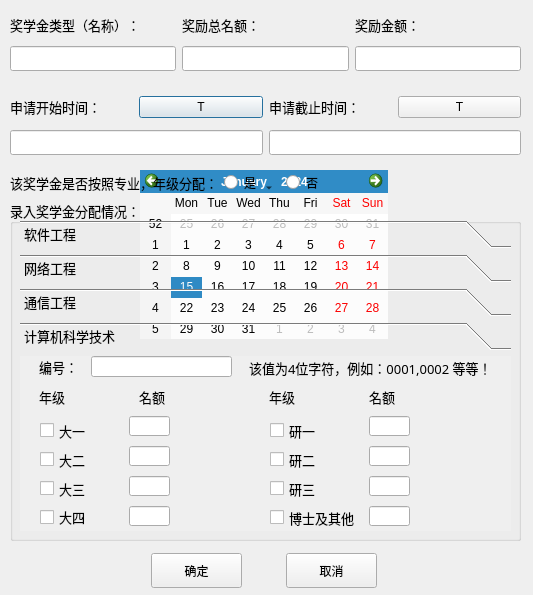
<?xml version="1.0" encoding="UTF-8"?>
<ui version="4.0">
 <class>FellowShip</class>
 <widget class="QDialog" name="FellowShip">
  <property name="geometry">
   <rect>
    <x>0</x>
    <y>0</y>
    <width>533</width>
    <height>595</height>
   </rect>
  </property>
  <property name="windowTitle">
   <string>Dialog</string>
  </property>
  <widget class="QCalendarWidget" name="calendarWidget">
   <property name="geometry">
    <rect>
     <x>140</x>
     <y>170</y>
     <width>248</width>
     <height>169</height>
    </rect>
   </property>
  </widget>
  <widget class="QWidget" name="layoutWidget">
   <property name="geometry">
    <rect>
     <x>10</x>
     <y>10</y>
     <width>511</width>
     <height>61</height>
    </rect>
   </property>
   <layout class="QGridLayout" name="gridLayout">
    <item row="0" column="0">
     <widget class="QLabel" name="label">
      <property name="font">
       <font>
        <family>微软雅黑</family>
        <pointsize>10</pointsize>
       </font>
      </property>
      <property name="text">
       <string>奖学金类型（名称）：</string>
      </property>
     </widget>
    </item>
    <item row="0" column="1">
     <widget class="QLabel" name="label_2">
      <property name="font">
       <font>
        <family>微软雅黑</family>
        <pointsize>10</pointsize>
       </font>
      </property>
      <property name="text">
       <string>奖励总名额：</string>
      </property>
     </widget>
    </item>
    <item row="0" column="2">
     <widget class="QLabel" name="label_5">
      <property name="font">
       <font>
        <family>微软雅黑</family>
        <pointsize>10</pointsize>
       </font>
      </property>
      <property name="text">
       <string>奖励金额：</string>
      </property>
     </widget>
    </item>
    <item row="1" column="0">
     <widget class="QLineEdit" name="style">
      <property name="minimumSize">
       <size>
        <width>0</width>
        <height>25</height>
       </size>
      </property>
     </widget>
    </item>
    <item row="1" column="1">
     <widget class="QLineEdit" name="count">
      <property name="minimumSize">
       <size>
        <width>0</width>
        <height>25</height>
       </size>
      </property>
     </widget>
    </item>
    <item row="1" column="2">
     <widget class="QLineEdit" name="money">
      <property name="minimumSize">
       <size>
        <width>0</width>
        <height>25</height>
       </size>
      </property>
     </widget>
    </item>
   </layout>
  </widget>
  <widget class="QWidget" name="layoutWidget">
   <property name="geometry">
    <rect>
     <x>10</x>
     <y>90</y>
     <width>511</width>
     <height>71</height>
    </rect>
   </property>
   <layout class="QGridLayout" name="gridLayout_2">
    <item row="0" column="0">
     <widget class="QLabel" name="label_3">
      <property name="font">
       <font>
        <family>微软雅黑</family>
        <pointsize>10</pointsize>
       </font>
      </property>
      <property name="text">
       <string>申请开始时间：</string>
      </property>
     </widget>
    </item>
    <item row="0" column="1">
     <widget class="QPushButton" name="T1">
      <property name="text">
       <string>T</string>
      </property>
     </widget>
    </item>
    <item row="0" column="2">
     <widget class="QLabel" name="label_4">
      <property name="font">
       <font>
        <family>微软雅黑</family>
        <pointsize>10</pointsize>
       </font>
      </property>
      <property name="text">
       <string>申请截止时间：</string>
      </property>
     </widget>
    </item>
    <item row="0" column="3">
     <widget class="QPushButton" name="T2">
      <property name="text">
       <string>T</string>
      </property>
     </widget>
    </item>
    <item row="1" column="0" colspan="2">
     <widget class="QLineEdit" name="Lt1">
      <property name="minimumSize">
       <size>
        <width>0</width>
        <height>25</height>
       </size>
      </property>
      <property name="readOnly">
       <bool>true</bool>
      </property>
     </widget>
    </item>
    <item row="1" column="2" colspan="2">
     <widget class="QLineEdit" name="Lt2">
      <property name="minimumSize">
       <size>
        <width>0</width>
        <height>25</height>
       </size>
      </property>
      <property name="readOnly">
       <bool>true</bool>
      </property>
     </widget>
    </item>
   </layout>
  </widget>
  <widget class="QGroupBox" name="groupBox">
   <property name="geometry">
    <rect>
     <x>10</x>
     <y>200</y>
     <width>511</width>
     <height>341</height>
    </rect>
   </property>
   <property name="font">
    <font>
     <family>微软雅黑</family>
     <pointsize>10</pointsize>
    </font>
   </property>
   <property name="title">
    <string>录入奖学金分配情况：</string>
   </property>
   <widget class="QToolBox" name="toolBox">
    <property name="geometry">
     <rect>
      <x>10</x>
      <y>20</y>
      <width>491</width>
      <height>311</height>
     </rect>
    </property>
    <property name="currentIndex">
     <number>3</number>
    </property>
    <widget class="QWidget" name="page">
     <property name="geometry">
      <rect>
       <x>0</x>
       <y>0</y>
       <width>491</width>
       <height>179</height>
      </rect>
     </property>
     <attribute name="label">
      <string>软件工程</string>
     </attribute>
     <widget class="QLabel" name="label_6">
      <property name="geometry">
       <rect>
        <x>10</x>
        <y>0</y>
        <width>54</width>
        <height>21</height>
       </rect>
      </property>
      <property name="text">
       <string>编号：</string>
      </property>
     </widget>
     <widget class="QLineEdit" name="lineEdit">
      <property name="geometry">
       <rect>
        <x>62</x>
        <y>0</y>
        <width>141</width>
        <height>21</height>
       </rect>
      </property>
     </widget>
     <widget class="QLabel" name="label_7">
      <property name="geometry">
       <rect>
        <x>220</x>
        <y>1</y>
        <width>271</width>
        <height>21</height>
       </rect>
      </property>
      <property name="text">
       <string>该值为4位数字字符，例如：0001,0002 等等！</string>
      </property>
     </widget>
     <widget class="QLabel" name="label_8">
      <property name="geometry">
       <rect>
        <x>10</x>
        <y>30</y>
        <width>31</width>
        <height>21</height>
       </rect>
      </property>
      <property name="text">
       <string>年级：</string>
      </property>
     </widget>
     <widget class="QLabel" name="label_9">
      <property name="geometry">
       <rect>
        <x>110</x>
        <y>30</y>
        <width>31</width>
        <height>21</height>
       </rect>
      </property>
      <property name="text">
       <string>名额</string>
      </property>
     </widget>
     <widget class="QLineEdit" name="year1">
      <property name="geometry">
       <rect>
        <x>100</x>
        <y>60</y>
        <width>41</width>
        <height>20</height>
       </rect>
      </property>
     </widget>
     <widget class="QLineEdit" name="year2">
      <property name="geometry">
       <rect>
        <x>100</x>
        <y>90</y>
        <width>41</width>
        <height>20</height>
       </rect>
      </property>
     </widget>
     <widget class="QLineEdit" name="year3">
      <property name="geometry">
       <rect>
        <x>100</x>
        <y>120</y>
        <width>41</width>
        <height>20</height>
       </rect>
      </property>
     </widget>
     <widget class="QLineEdit" name="year4">
      <property name="geometry">
       <rect>
        <x>100</x>
        <y>150</y>
        <width>41</width>
        <height>20</height>
       </rect>
      </property>
     </widget>
     <widget class="QLabel" name="label_10">
      <property name="geometry">
       <rect>
        <x>340</x>
        <y>30</y>
        <width>31</width>
        <height>21</height>
       </rect>
      </property>
      <property name="text">
       <string>名额</string>
      </property>
     </widget>
     <widget class="QLabel" name="label_12">
      <property name="geometry">
       <rect>
        <x>240</x>
        <y>30</y>
        <width>31</width>
        <height>21</height>
       </rect>
      </property>
      <property name="text">
       <string>年级：</string>
      </property>
     </widget>
     <widget class="QWidget" name="layoutWidget_2">
      <property name="geometry">
       <rect>
        <x>240</x>
        <y>60</y>
        <width>90</width>
        <height>112</height>
       </rect>
      </property>
      <layout class="QVBoxLayout" name="verticalLayout_2">
       <item>
        <widget class="QCheckBox" name="soft1_2">
         <property name="text">
          <string>研一</string>
         </property>
        </widget>
       </item>
       <item>
        <widget class="QCheckBox" name="soft2_2">
         <property name="text">
          <string>研二</string>
         </property>
        </widget>
       </item>
       <item>
        <widget class="QCheckBox" name="soft3_2">
         <property name="text">
          <string>研三</string>
         </property>
        </widget>
       </item>
       <item>
        <widget class="QCheckBox" name="soft4_2">
         <property name="text">
          <string>博士及其他</string>
         </property>
        </widget>
       </item>
      </layout>
     </widget>
     <widget class="QLineEdit" name="year3_2">
      <property name="geometry">
       <rect>
        <x>340</x>
        <y>120</y>
        <width>41</width>
        <height>20</height>
       </rect>
      </property>
     </widget>
     <widget class="QLineEdit" name="year1_2">
      <property name="geometry">
       <rect>
        <x>340</x>
        <y>60</y>
        <width>41</width>
        <height>20</height>
       </rect>
      </property>
     </widget>
     <widget class="QLineEdit" name="year2_2">
      <property name="geometry">
       <rect>
        <x>340</x>
        <y>90</y>
        <width>41</width>
        <height>20</height>
       </rect>
      </property>
     </widget>
     <widget class="QLineEdit" name="year4_2">
      <property name="geometry">
       <rect>
        <x>340</x>
        <y>150</y>
        <width>41</width>
        <height>20</height>
       </rect>
      </property>
     </widget>
     <widget class="QWidget" name="">
      <property name="geometry">
       <rect>
        <x>10</x>
        <y>60</y>
        <width>71</width>
        <height>111</height>
       </rect>
      </property>
      <layout class="QVBoxLayout" name="verticalLayout">
       <item>
        <widget class="QCheckBox" name="soft1">
         <property name="text">
          <string>大一</string>
         </property>
        </widget>
       </item>
       <item>
        <widget class="QCheckBox" name="soft2">
         <property name="text">
          <string>大二</string>
         </property>
        </widget>
       </item>
       <item>
        <widget class="QCheckBox" name="soft3">
         <property name="text">
          <string>大三</string>
         </property>
        </widget>
       </item>
       <item>
        <widget class="QCheckBox" name="soft4">
         <property name="text">
          <string>大四</string>
         </property>
        </widget>
       </item>
      </layout>
     </widget>
    </widget>
    <widget class="QWidget" name="page_4">
     <attribute name="label">
      <string>网络工程</string>
     </attribute>
     <widget class="QLabel" name="label_13">
      <property name="geometry">
       <rect>
        <x>219</x>
        <y>1</y>
        <width>271</width>
        <height>21</height>
       </rect>
      </property>
      <property name="text">
       <string>该值为4位字符，例如：0001,0002 等等！</string>
      </property>
     </widget>
     <widget class="QLineEdit" name="year1_3">
      <property name="geometry">
       <rect>
        <x>339</x>
        <y>60</y>
        <width>41</width>
        <height>20</height>
       </rect>
      </property>
     </widget>
     <widget class="QCheckBox" name="soft4_3">
      <property name="geometry">
       <rect>
        <x>10</x>
        <y>147</y>
        <width>69</width>
        <height>22</height>
       </rect>
      </property>
      <property name="text">
       <string>大四</string>
      </property>
     </widget>
     <widget class="QCheckBox" name="soft1_3">
      <property name="geometry">
       <rect>
        <x>10</x>
        <y>60</y>
        <width>69</width>
        <height>23</height>
       </rect>
      </property>
      <property name="text">
       <string>大一</string>
      </property>
     </widget>
     <widget class="QLabel" name="label_14">
      <property name="geometry">
       <rect>
        <x>9</x>
        <y>0</y>
        <width>54</width>
        <height>21</height>
       </rect>
      </property>
      <property name="text">
       <string>编号：</string>
      </property>
     </widget>
     <widget class="QCheckBox" name="soft3_3">
      <property name="geometry">
       <rect>
        <x>10</x>
        <y>118</y>
        <width>69</width>
        <height>23</height>
       </rect>
      </property>
      <property name="text">
       <string>大三</string>
      </property>
     </widget>
     <widget class="QCheckBox" name="soft2_3">
      <property name="geometry">
       <rect>
        <x>240</x>
        <y>89</y>
        <width>72</width>
        <height>23</height>
       </rect>
      </property>
      <property name="text">
       <string>研二</string>
      </property>
     </widget>
     <widget class="QCheckBox" name="soft4_4">
      <property name="geometry">
       <rect>
        <x>240</x>
        <y>150</y>
        <width>91</width>
        <height>23</height>
       </rect>
      </property>
      <property name="text">
       <string>博士及其他</string>
      </property>
     </widget>
     <widget class="QLabel" name="label_15">
      <property name="geometry">
       <rect>
        <x>339</x>
        <y>30</y>
        <width>31</width>
        <height>21</height>
       </rect>
      </property>
      <property name="text">
       <string>名额</string>
      </property>
     </widget>
     <widget class="QCheckBox" name="soft3_4">
      <property name="geometry">
       <rect>
        <x>240</x>
        <y>120</y>
        <width>72</width>
        <height>23</height>
       </rect>
      </property>
      <property name="text">
       <string>研三</string>
      </property>
     </widget>
     <widget class="QLabel" name="label_16">
      <property name="geometry">
       <rect>
        <x>109</x>
        <y>30</y>
        <width>31</width>
        <height>21</height>
       </rect>
      </property>
      <property name="text">
       <string>名额</string>
      </property>
     </widget>
     <widget class="QLabel" name="label_17">
      <property name="geometry">
       <rect>
        <x>9</x>
        <y>30</y>
        <width>31</width>
        <height>21</height>
       </rect>
      </property>
      <property name="text">
       <string>年级：</string>
      </property>
     </widget>
     <widget class="QLineEdit" name="year3_3">
      <property name="geometry">
       <rect>
        <x>99</x>
        <y>120</y>
        <width>41</width>
        <height>20</height>
       </rect>
      </property>
     </widget>
     <widget class="QLineEdit" name="year2_3">
      <property name="geometry">
       <rect>
        <x>99</x>
        <y>90</y>
        <width>41</width>
        <height>20</height>
       </rect>
      </property>
     </widget>
     <widget class="QCheckBox" name="soft1_4">
      <property name="geometry">
       <rect>
        <x>240</x>
        <y>60</y>
        <width>72</width>
        <height>23</height>
       </rect>
      </property>
      <property name="text">
       <string>研一</string>
      </property>
     </widget>
     <widget class="QLineEdit" name="lineEdit_2">
      <property name="geometry">
       <rect>
        <x>61</x>
        <y>0</y>
        <width>141</width>
        <height>21</height>
       </rect>
      </property>
     </widget>
     <widget class="QLineEdit" name="year4_3">
      <property name="geometry">
       <rect>
        <x>339</x>
        <y>150</y>
        <width>41</width>
        <height>20</height>
       </rect>
      </property>
     </widget>
     <widget class="QLineEdit" name="year2_4">
      <property name="geometry">
       <rect>
        <x>339</x>
        <y>90</y>
        <width>41</width>
        <height>20</height>
       </rect>
      </property>
     </widget>
     <widget class="QLineEdit" name="year3_4">
      <property name="geometry">
       <rect>
        <x>339</x>
        <y>120</y>
        <width>41</width>
        <height>20</height>
       </rect>
      </property>
     </widget>
     <widget class="QLabel" name="label_18">
      <property name="geometry">
       <rect>
        <x>239</x>
        <y>30</y>
        <width>31</width>
        <height>21</height>
       </rect>
      </property>
      <property name="text">
       <string>年级：</string>
      </property>
     </widget>
     <widget class="QLineEdit" name="year1_4">
      <property name="geometry">
       <rect>
        <x>99</x>
        <y>60</y>
        <width>41</width>
        <height>20</height>
       </rect>
      </property>
     </widget>
     <widget class="QLineEdit" name="year4_4">
      <property name="geometry">
       <rect>
        <x>99</x>
        <y>150</y>
        <width>41</width>
        <height>20</height>
       </rect>
      </property>
     </widget>
     <widget class="QCheckBox" name="soft2_4">
      <property name="geometry">
       <rect>
        <x>10</x>
        <y>90</y>
        <width>69</width>
        <height>23</height>
       </rect>
      </property>
      <property name="text">
       <string>大二</string>
      </property>
     </widget>
    </widget>
    <widget class="QWidget" name="page_3">
     <attribute name="label">
      <string>通信工程</string>
     </attribute>
     <widget class="QLabel" name="label_19">
      <property name="geometry">
       <rect>
        <x>229</x>
        <y>1</y>
        <width>271</width>
        <height>21</height>
       </rect>
      </property>
      <property name="text">
       <string>该值为4位字符，例如：0001,0002 等等！</string>
      </property>
     </widget>
     <widget class="QLineEdit" name="year1_5">
      <property name="geometry">
       <rect>
        <x>349</x>
        <y>60</y>
        <width>41</width>
        <height>20</height>
       </rect>
      </property>
     </widget>
     <widget class="QCheckBox" name="soft4_5">
      <property name="geometry">
       <rect>
        <x>20</x>
        <y>147</y>
        <width>69</width>
        <height>22</height>
       </rect>
      </property>
      <property name="text">
       <string>大四</string>
      </property>
     </widget>
     <widget class="QCheckBox" name="soft1_5">
      <property name="geometry">
       <rect>
        <x>20</x>
        <y>60</y>
        <width>69</width>
        <height>23</height>
       </rect>
      </property>
      <property name="text">
       <string>大一</string>
      </property>
     </widget>
     <widget class="QLabel" name="label_20">
      <property name="geometry">
       <rect>
        <x>19</x>
        <y>0</y>
        <width>54</width>
        <height>21</height>
       </rect>
      </property>
      <property name="text">
       <string>编号：</string>
      </property>
     </widget>
     <widget class="QCheckBox" name="soft3_5">
      <property name="geometry">
       <rect>
        <x>20</x>
        <y>118</y>
        <width>69</width>
        <height>23</height>
       </rect>
      </property>
      <property name="text">
       <string>大三</string>
      </property>
     </widget>
     <widget class="QCheckBox" name="soft2_5">
      <property name="geometry">
       <rect>
        <x>240</x>
        <y>89</y>
        <width>72</width>
        <height>23</height>
       </rect>
      </property>
      <property name="text">
       <string>研二</string>
      </property>
     </widget>
     <widget class="QCheckBox" name="soft4_6">
      <property name="geometry">
       <rect>
        <x>240</x>
        <y>150</y>
        <width>91</width>
        <height>23</height>
       </rect>
      </property>
      <property name="text">
       <string>博士及其他</string>
      </property>
     </widget>
     <widget class="QLabel" name="label_21">
      <property name="geometry">
       <rect>
        <x>349</x>
        <y>30</y>
        <width>31</width>
        <height>21</height>
       </rect>
      </property>
      <property name="text">
       <string>名额</string>
      </property>
     </widget>
     <widget class="QCheckBox" name="soft3_6">
      <property name="geometry">
       <rect>
        <x>240</x>
        <y>121</y>
        <width>72</width>
        <height>23</height>
       </rect>
      </property>
      <property name="text">
       <string>研三</string>
      </property>
     </widget>
     <widget class="QLabel" name="label_22">
      <property name="geometry">
       <rect>
        <x>119</x>
        <y>30</y>
        <width>31</width>
        <height>21</height>
       </rect>
      </property>
      <property name="text">
       <string>名额</string>
      </property>
     </widget>
     <widget class="QLabel" name="label_23">
      <property name="geometry">
       <rect>
        <x>19</x>
        <y>30</y>
        <width>31</width>
        <height>21</height>
       </rect>
      </property>
      <property name="text">
       <string>年级：</string>
      </property>
     </widget>
     <widget class="QLineEdit" name="year3_5">
      <property name="geometry">
       <rect>
        <x>109</x>
        <y>120</y>
        <width>41</width>
        <height>20</height>
       </rect>
      </property>
     </widget>
     <widget class="QLineEdit" name="year2_5">
      <property name="geometry">
       <rect>
        <x>109</x>
        <y>90</y>
        <width>41</width>
        <height>20</height>
       </rect>
      </property>
     </widget>
     <widget class="QCheckBox" name="soft1_6">
      <property name="geometry">
       <rect>
        <x>240</x>
        <y>63</y>
        <width>72</width>
        <height>23</height>
       </rect>
      </property>
      <property name="text">
       <string>研一</string>
      </property>
     </widget>
     <widget class="QLineEdit" name="lineEdit_3">
      <property name="geometry">
       <rect>
        <x>71</x>
        <y>0</y>
        <width>141</width>
        <height>21</height>
       </rect>
      </property>
     </widget>
     <widget class="QLineEdit" name="year4_5">
      <property name="geometry">
       <rect>
        <x>349</x>
        <y>150</y>
        <width>41</width>
        <height>20</height>
       </rect>
      </property>
     </widget>
     <widget class="QLineEdit" name="year2_6">
      <property name="geometry">
       <rect>
        <x>349</x>
        <y>90</y>
        <width>41</width>
        <height>20</height>
       </rect>
      </property>
     </widget>
     <widget class="QLineEdit" name="year3_6">
      <property name="geometry">
       <rect>
        <x>349</x>
        <y>120</y>
        <width>41</width>
        <height>20</height>
       </rect>
      </property>
     </widget>
     <widget class="QLabel" name="label_24">
      <property name="geometry">
       <rect>
        <x>249</x>
        <y>30</y>
        <width>31</width>
        <height>21</height>
       </rect>
      </property>
      <property name="text">
       <string>年级：</string>
      </property>
     </widget>
     <widget class="QLineEdit" name="year1_6">
      <property name="geometry">
       <rect>
        <x>109</x>
        <y>60</y>
        <width>41</width>
        <height>20</height>
       </rect>
      </property>
     </widget>
     <widget class="QLineEdit" name="year4_6">
      <property name="geometry">
       <rect>
        <x>109</x>
        <y>150</y>
        <width>41</width>
        <height>20</height>
       </rect>
      </property>
     </widget>
     <widget class="QCheckBox" name="soft2_6">
      <property name="geometry">
       <rect>
        <x>20</x>
        <y>92</y>
        <width>69</width>
        <height>23</height>
       </rect>
      </property>
      <property name="text">
       <string>大二</string>
      </property>
     </widget>
    </widget>
    <widget class="QWidget" name="page_2">
     <property name="geometry">
      <rect>
       <x>0</x>
       <y>0</y>
       <width>491</width>
       <height>179</height>
      </rect>
     </property>
     <attribute name="label">
      <string>计算机科学技术</string>
     </attribute>
     <widget class="QLabel" name="label_25">
      <property name="geometry">
       <rect>
        <x>229</x>
        <y>1</y>
        <width>271</width>
        <height>21</height>
       </rect>
      </property>
      <property name="text">
       <string>该值为4位字符，例如：0001,0002 等等！</string>
      </property>
     </widget>
     <widget class="QLineEdit" name="year1_7">
      <property name="geometry">
       <rect>
        <x>349</x>
        <y>60</y>
        <width>41</width>
        <height>20</height>
       </rect>
      </property>
     </widget>
     <widget class="QCheckBox" name="soft4_7">
      <property name="geometry">
       <rect>
        <x>20</x>
        <y>150</y>
        <width>69</width>
        <height>22</height>
       </rect>
      </property>
      <property name="text">
       <string>大四</string>
      </property>
     </widget>
     <widget class="QCheckBox" name="soft1_7">
      <property name="geometry">
       <rect>
        <x>20</x>
        <y>63</y>
        <width>69</width>
        <height>23</height>
       </rect>
      </property>
      <property name="text">
       <string>大一</string>
      </property>
     </widget>
     <widget class="QLabel" name="label_26">
      <property name="geometry">
       <rect>
        <x>19</x>
        <y>0</y>
        <width>54</width>
        <height>21</height>
       </rect>
      </property>
      <property name="text">
       <string>编号：</string>
      </property>
     </widget>
     <widget class="QCheckBox" name="soft3_7">
      <property name="geometry">
       <rect>
        <x>20</x>
        <y>121</y>
        <width>69</width>
        <height>23</height>
       </rect>
      </property>
      <property name="text">
       <string>大三</string>
      </property>
     </widget>
     <widget class="QCheckBox" name="soft2_7">
      <property name="geometry">
       <rect>
        <x>250</x>
        <y>92</y>
        <width>72</width>
        <height>23</height>
       </rect>
      </property>
      <property name="text">
       <string>研二</string>
      </property>
     </widget>
     <widget class="QCheckBox" name="soft4_8">
      <property name="geometry">
       <rect>
        <x>250</x>
        <y>150</y>
        <width>91</width>
        <height>23</height>
       </rect>
      </property>
      <property name="text">
       <string>博士及其他</string>
      </property>
     </widget>
     <widget class="QLabel" name="label_27">
      <property name="geometry">
       <rect>
        <x>349</x>
        <y>30</y>
        <width>31</width>
        <height>21</height>
       </rect>
      </property>
      <property name="text">
       <string>名额</string>
      </property>
     </widget>
     <widget class="QCheckBox" name="soft3_8">
      <property name="geometry">
       <rect>
        <x>250</x>
        <y>121</y>
        <width>72</width>
        <height>23</height>
       </rect>
      </property>
      <property name="text">
       <string>研三</string>
      </property>
     </widget>
     <widget class="QLabel" name="label_28">
      <property name="geometry">
       <rect>
        <x>119</x>
        <y>30</y>
        <width>31</width>
        <height>21</height>
       </rect>
      </property>
      <property name="text">
       <string>名额</string>
      </property>
     </widget>
     <widget class="QLabel" name="label_29">
      <property name="geometry">
       <rect>
        <x>19</x>
        <y>30</y>
        <width>31</width>
        <height>21</height>
       </rect>
      </property>
      <property name="text">
       <string>年级：</string>
      </property>
     </widget>
     <widget class="QLineEdit" name="year3_7">
      <property name="geometry">
       <rect>
        <x>109</x>
        <y>120</y>
        <width>41</width>
        <height>20</height>
       </rect>
      </property>
     </widget>
     <widget class="QLineEdit" name="year2_7">
      <property name="geometry">
       <rect>
        <x>109</x>
        <y>90</y>
        <width>41</width>
        <height>20</height>
       </rect>
      </property>
     </widget>
     <widget class="QCheckBox" name="soft1_8">
      <property name="geometry">
       <rect>
        <x>250</x>
        <y>63</y>
        <width>72</width>
        <height>23</height>
       </rect>
      </property>
      <property name="text">
       <string>研一</string>
      </property>
     </widget>
     <widget class="QLineEdit" name="lineEdit_4">
      <property name="geometry">
       <rect>
        <x>71</x>
        <y>0</y>
        <width>141</width>
        <height>21</height>
       </rect>
      </property>
     </widget>
     <widget class="QLineEdit" name="year4_7">
      <property name="geometry">
       <rect>
        <x>349</x>
        <y>150</y>
        <width>41</width>
        <height>20</height>
       </rect>
      </property>
     </widget>
     <widget class="QLineEdit" name="year2_8">
      <property name="geometry">
       <rect>
        <x>349</x>
        <y>90</y>
        <width>41</width>
        <height>20</height>
       </rect>
      </property>
     </widget>
     <widget class="QLineEdit" name="year3_8">
      <property name="geometry">
       <rect>
        <x>349</x>
        <y>120</y>
        <width>41</width>
        <height>20</height>
       </rect>
      </property>
     </widget>
     <widget class="QLabel" name="label_30">
      <property name="geometry">
       <rect>
        <x>249</x>
        <y>30</y>
        <width>31</width>
        <height>21</height>
       </rect>
      </property>
      <property name="text">
       <string>年级：</string>
      </property>
     </widget>
     <widget class="QLineEdit" name="year1_8">
      <property name="geometry">
       <rect>
        <x>109</x>
        <y>60</y>
        <width>41</width>
        <height>20</height>
       </rect>
      </property>
     </widget>
     <widget class="QLineEdit" name="year4_8">
      <property name="geometry">
       <rect>
        <x>109</x>
        <y>150</y>
        <width>41</width>
        <height>20</height>
       </rect>
      </property>
     </widget>
     <widget class="QCheckBox" name="soft2_8">
      <property name="geometry">
       <rect>
        <x>20</x>
        <y>92</y>
        <width>69</width>
        <height>23</height>
       </rect>
      </property>
      <property name="text">
       <string>大二</string>
      </property>
     </widget>
    </widget>
   </widget>
  </widget>
  <widget class="QWidget" name="">
   <property name="geometry">
    <rect>
     <x>10</x>
     <y>172</y>
     <width>331</width>
     <height>21</height>
    </rect>
   </property>
   <layout class="QHBoxLayout" name="horizontalLayout_3">
    <item>
     <widget class="QLabel" name="label_11">
      <property name="font">
       <font>
        <family>微软雅黑</family>
        <pointsize>10</pointsize>
       </font>
      </property>
      <property name="text">
       <string>该奖学金是否按照专业，年级分配：</string>
      </property>
     </widget>
    </item>
    <item>
     <widget class="QRadioButton" name="yes">
      <property name="text">
       <string>是</string>
      </property>
     </widget>
    </item>
    <item>
     <widget class="QRadioButton" name="no">
      <property name="text">
       <string>否</string>
      </property>
     </widget>
    </item>
   </layout>
  </widget>
  <widget class="QPushButton" name="pushButton">
   <property name="geometry">
    <rect>
     <x>151</x>
     <y>553</y>
     <width>91</width>
     <height>35</height>
    </rect>
   </property>
   <property name="minimumSize">
    <size>
     <width>0</width>
     <height>35</height>
    </size>
   </property>
   <property name="text">
    <string>确定</string>
   </property>
  </widget>
  <widget class="QPushButton" name="pushButton_2">
   <property name="geometry">
    <rect>
     <x>286</x>
     <y>553</y>
     <width>91</width>
     <height>35</height>
    </rect>
   </property>
   <property name="minimumSize">
    <size>
     <width>0</width>
     <height>35</height>
    </size>
   </property>
   <property name="text">
    <string>取消</string>
   </property>
  </widget>
 </widget>
 <resources/>
 <connections/>
</ui>
